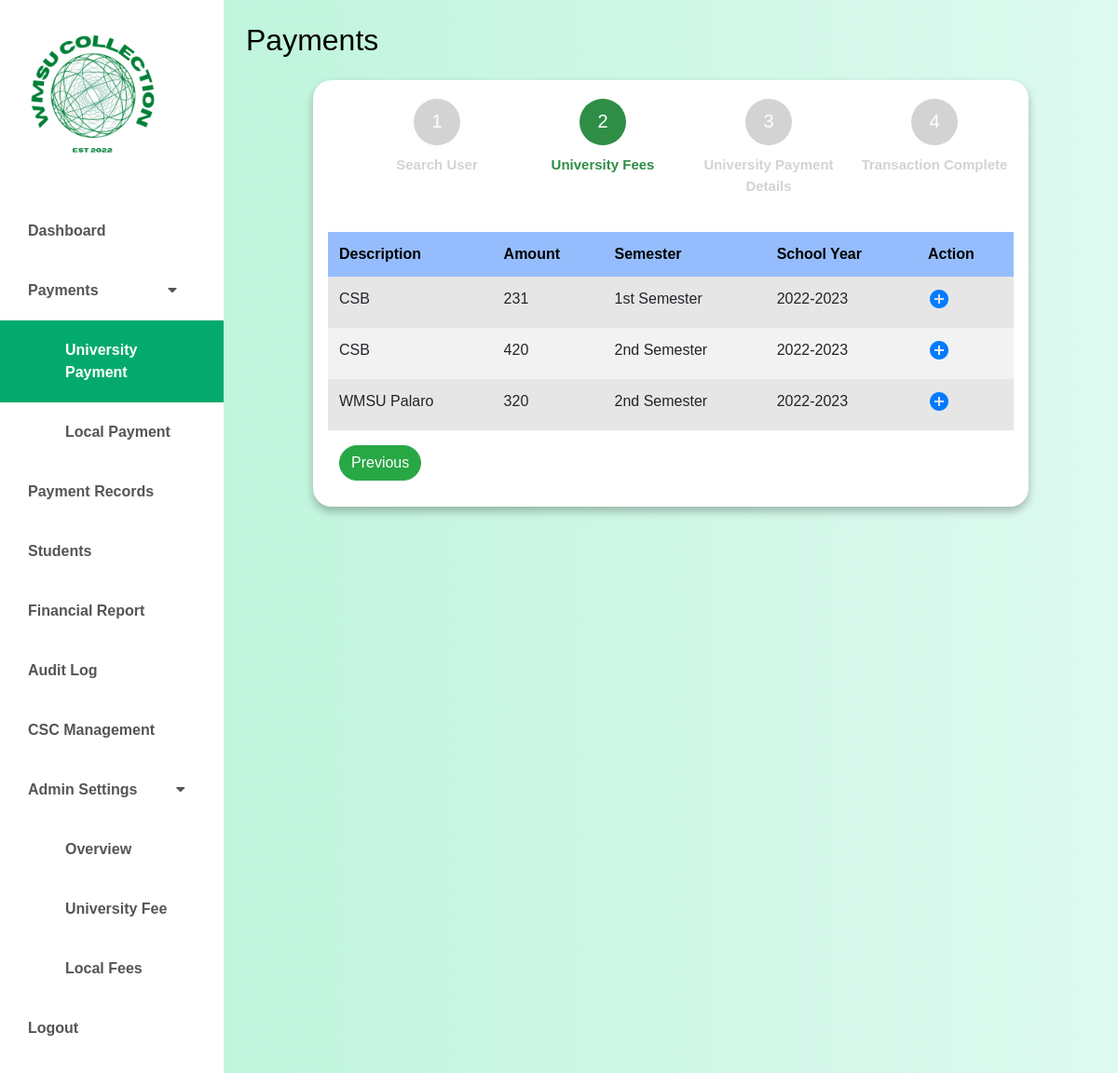
Page /payment/universitypayment_fees.php (signed in) on the earlier database version.
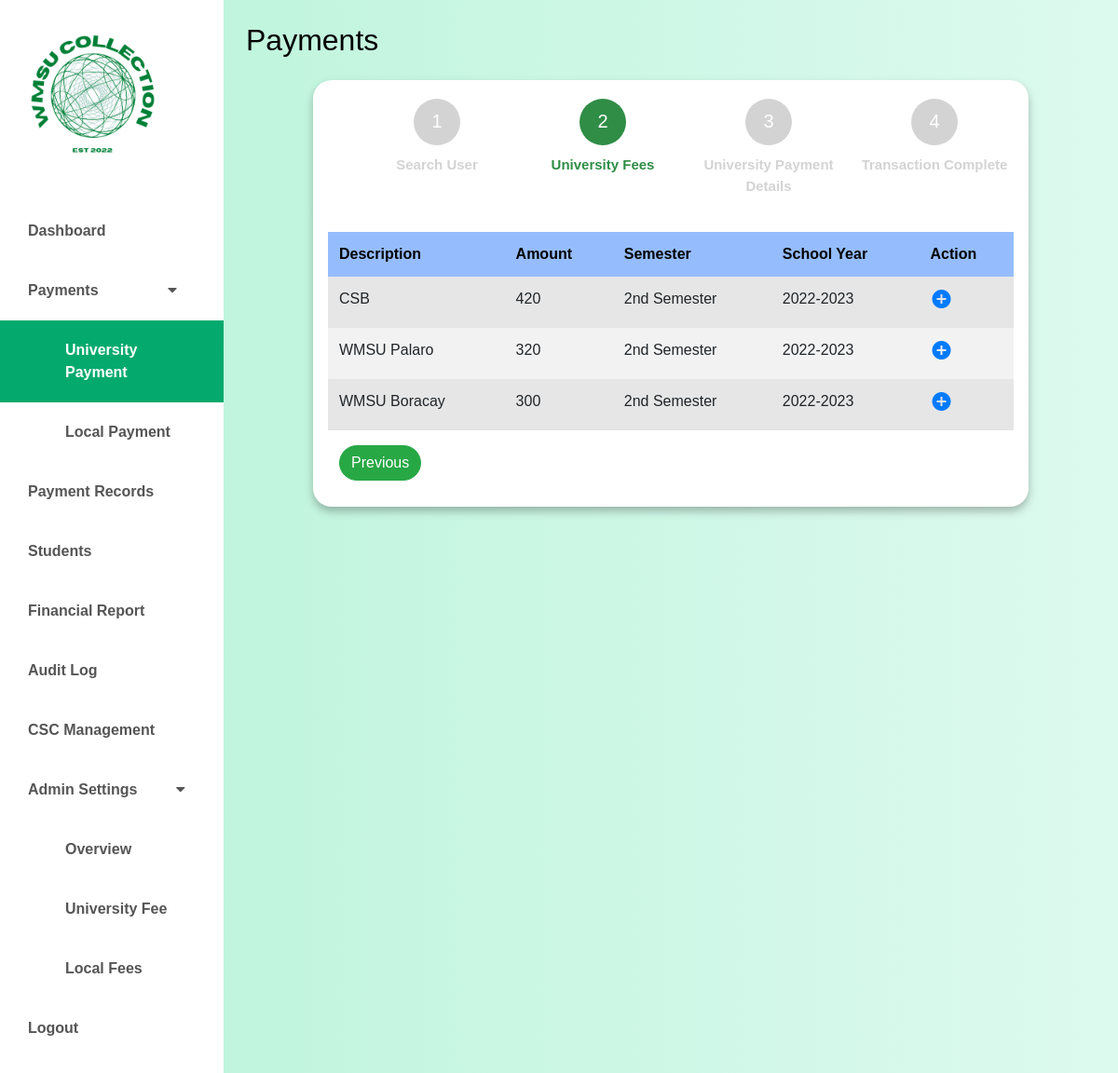
Same page on the later database version.
### tables this page shows
CREATE TABLE `university_fee_schedule` (
  `id` int(11) NOT NULL,
  `university_fee_id` int(11) NOT NULL,
  `academic_year_id` int(11) NOT NULL,
  `semester_id` int(11) NOT NULL,
  `university_start_date` date NOT NULL,
  `university_end_date` date NOT NULL,
  `university_amount` int(11) NOT NULL,
  `is_active` tinyint(1) NOT NULL DEFAULT 1,
  `created_at` timestamp NOT NULL DEFAULT current_timestamp(),
  `updated_at` timestamp NOT NULL DEFAULT current_timestamp() ON UPDATE current_timestamp(),
  `created_by` varchar(50) DEFAULT NULL,
  `is_current` tinyint(1) NOT NULL DEFAULT 1
);

CREATE TABLE `university_fee` (
  `id` int(11) NOT NULL,
  `university_fee_type` varchar(12) NOT NULL DEFAULT 'University',
  `university_name` varchar(50) NOT NULL,
  `created_by` varchar(50) NOT NULL,
  `created_at` timestamp NOT NULL DEFAULT current_timestamp(),
  `updated_at` timestamp NOT NULL DEFAULT current_timestamp() ON UPDATE current_timestamp()
);

CREATE TABLE `semesters` (
  `id` int(11) NOT NULL,
  `semester_name` varchar(20) NOT NULL,
  `semester_duration` int(11) NOT NULL,
  `is_active` tinyint(1) NOT NULL DEFAULT 1,
  `created_at` timestamp NOT NULL DEFAULT current_timestamp(),
  `updated_at` timestamp NOT NULL DEFAULT current_timestamp() ON UPDATE current_timestamp()
);

CREATE TABLE `academic_year` (
  `id` int(11) NOT NULL,
  `academic_name` varchar(50) NOT NULL,
  `academic_start_date` date NOT NULL,
  `academic_end_date` date NOT NULL,
  `is_active` tinyint(1) NOT NULL DEFAULT 1,
  `created_at` timestamp NOT NULL DEFAULT current_timestamp(),
  `updated_at` timestamp NOT NULL DEFAULT current_timestamp() ON UPDATE current_timestamp()
);

### classes/universityfeeSched.class.php (called while the page is built, shortened)
<?php
require_once 'database.class.php';
class UniversityFeeSched {
    protected $db;
    function __construct() {
        $this->db = new Database();
    }
    function showAllDetailsActive() {
        $sql = "SELECT ufs.id, ufs.university_start_date, ufs.university_amount, ufs.university_end_date, ufs.created_by, ufs.is_active, uf.university_name, uf.university_fee_type, s.semester_name, sy.academic_name
                FROM university_fee_schedule ufs
                JOIN university_fee uf ON ufs.university_fee_id = uf.id
                JOIN semesters s ON ufs.semester_id = s.id
                JOIN academic_year sy ON ufs.academic_year_id = sy.id
                WHERE ufs.is_active = 1";
        $stmt = $this->db->connect()->prepare($sql);
        $stmt->execute();
        return $stmt->fetchAll(PDO::FETCH_ASSOC);
    }
}
?>

### classes/database.class.php (called while the page is built)
<?php
class Database {
    private $host = 'localhost';
    private $username = 'root';
    private $password = '';
    private $database = 'wmsu';
    protected $connection;
    public function connect() {
        try {
            $dsn = "mysql:host=$this->host;dbname=$this->database;charset=utf8mb4";
            $options = [
                PDO::ATTR_ERRMODE => PDO::ERRMODE_EXCEPTION,
                PDO::ATTR_DEFAULT_FETCH_MODE => PDO::FETCH_ASSOC,
                PDO::ATTR_EMULATE_PREPARES => false,
            ];
            $this->connection = new PDO($dsn, $this->username, $this->password, $options);
        } catch (PDOException $e) {
            echo "Connection error: " . $e->getMessage();
            die();
        }
        return $this->connection;
    }
}
?>

### payment/universitypayment_fees.php (the view, shortened to what the changed rows need)
<?php
require_once '../classes/database.class.php';
require_once '../classes/universityfeeSched.class.php';
?>
<!doctype html>
<html lang="en" class="no-js">
  <html>
    <head>
<link href="https://cdn.jsdelivr.net/npm/bootstrap@5.0.0-beta3/dist/css/bootstrap.min.css" rel="stylesheet" />
    <link rel="stylesheet" href="https://cdnjs.cloudflare.com/ajax/libs/font-awesome/5.15.3/css/all.min.css" />
	<link rel="stylesheet" href="https://stackpath.bootstrapcdn.com/bootstrap/4.5.0/css/bootstrap.min.css">
    <link rel="stylesheet" href="../css/payments.css" />
    <link rel="stylesheet" href="../css/dashboard.css" />
      <body>
      <div class="d-flex" id="wrapper">
		<div class="table-responsive">
	<div id="page-content-wrapper">
    <nav class="navbar navbar-expand-lg navbar-light bg-active py-4 px-4">
        <div class="d-flex align-items-center">
            <h2 class="fs-2 m-0" style="color:#000000; font-weight: 400;">Payments</h2>
        </div>
    </nav>
<div class="container">
		<div class="row justify-content-center">
			<div class="justify-content-center">
				<div class="">
					<form id="form">
<div class="table-responsive" id="bilat">
  <div class="row my-2 mx-1 justify-content-center" style="display: block;">
    <form id="feeForm" method="post">
      <table class="table table-striped table-borderless">
        <thead style="background-color:#95BDFE ;" class="text-white">
          <tr>
            <th scope="col" style="color: #000000;">Description</th>
            <th scope="col" style="color: #000000;">Amount</th>
            <th scope="col" style="color: #000000;">Semester</th>
            <th scope="col" style="color: #000000;">School Year</th>
            <th scope="col" style="color: #000000;">Action</th>
          </tr>
        </thead>
        <tbody>
          <?php
            $FeeSched = new UniversityFeeSched();
            $FeeSchedData = $FeeSched->showAllDetailsActive();
            foreach($FeeSchedData as $FeeSched) {
          ?>
          <tr>
            <td><?php echo $FeeSched['university_name']; ?></td>
            <td><?php echo $FeeSched['university_amount']; ?></td>
            <td><?php echo $FeeSched['semester_name']; ?></td>
            <td><?php echo $FeeSched['academic_name']; ?></td>
            <td>
  <a href="universitypayment_review.php?studentID=<?php echo $_GET['studentID']; ?>&universityID=<?php echo $FeeSched['id']; ?>" class="edit">
    <i class="material-icons" title="Edit">&#xe147;</i>
  </a>
</td>
          </tr>
          <?php
            }
          ?>
        </tbody>
      </table>
    </form>
  </div>
</div>
</body>

Differences in the rows shown:
removed university_fee_schedule: university_fee.university_name "CSB", university_amount "231", semester.semester_name "1st Semester", academic_year.academic_name "2022-2023"
added university_fee_schedule: university_fee.university_name "WMSU Boracay", university_amount "300", semester.semester_name "2nd Semester", academic_year.academic_name "2022-2023"
